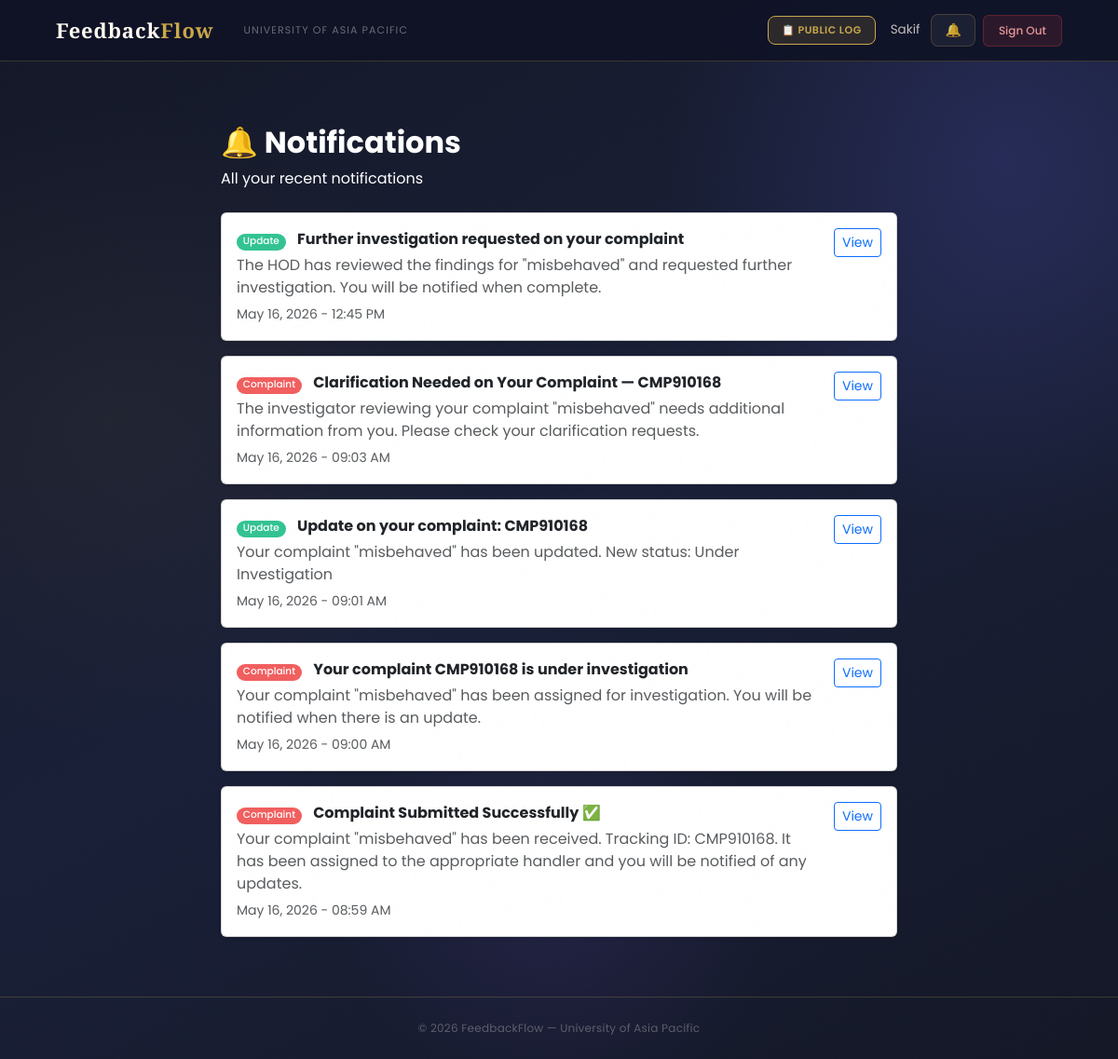
The page /notifications/ (signed in) on the database as committed earlier.
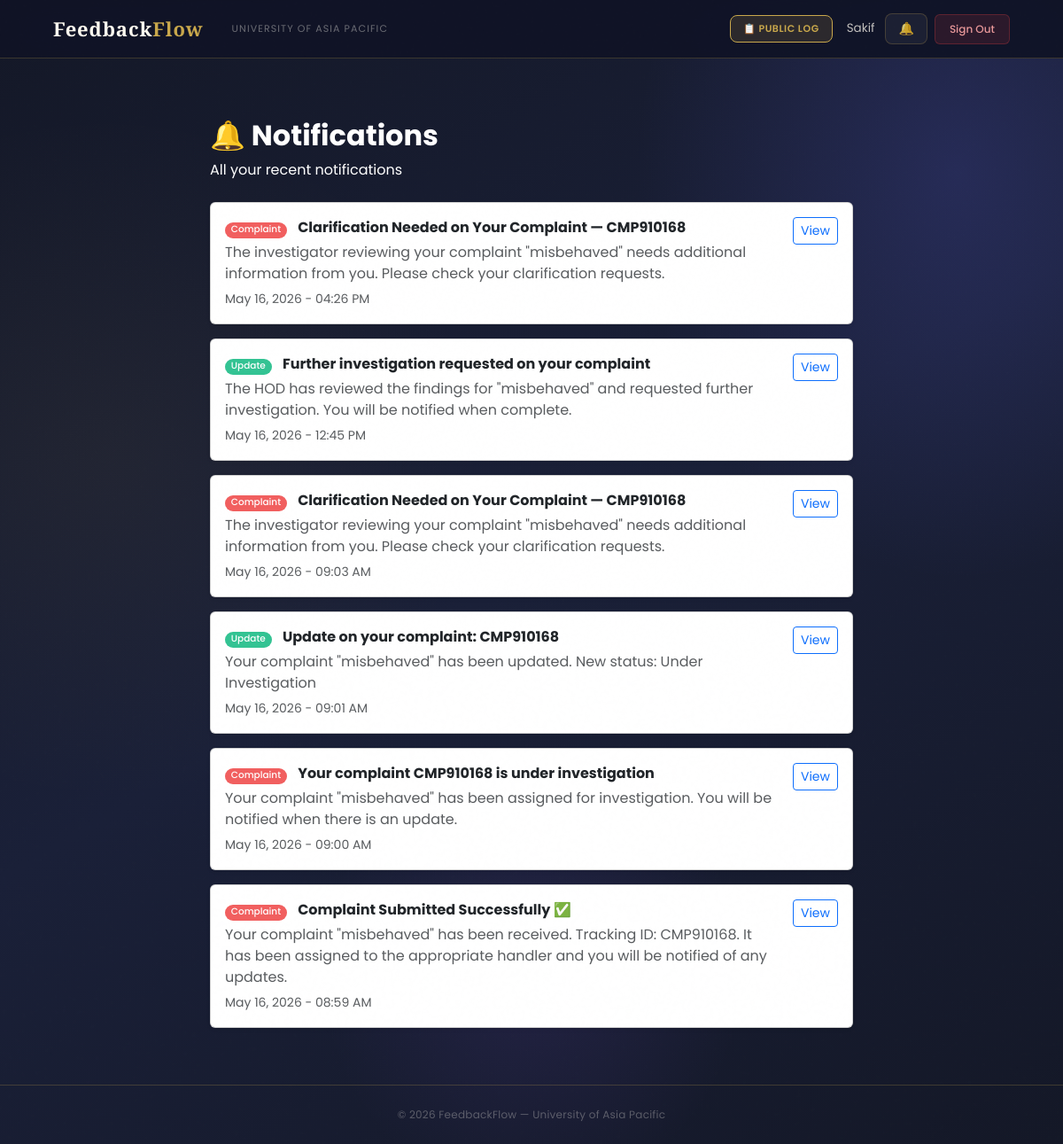
The same page on the database as committed later.
### users/models.py (models this page shows, shortened)
class Notification(models.Model):
    NOTIFICATION_TYPES = [
        ('complaint', 'Complaint'),
        ('appointment', 'Appointment'),
        ('update', 'Complaint Update'),
        ('feedback', 'Feedback'),
        ('announcement', 'Announcement'),
    ]
    recipient         = models.ForeignKey('User', on_delete=models.CASCADE, related_name='notifications')
    title             = models.CharField(max_length=200)
    message           = models.TextField()
    notification_type = models.CharField(max_length=20, choices=NOTIFICATION_TYPES)
    link              = models.CharField(max_length=200, blank=True, null=True)
    is_read           = models.BooleanField(default=False)
    created_at        = models.DateTimeField(auto_now_add=True)
    class Meta:
        ordering = ['-created_at']

### users/views.py (the view)
# urls.py: path('notifications/',                            views.notifications_view,     name='notifications'),
@login_required
def notifications_view(request):
    notifications = Notification.objects.filter(
        recipient=request.user
    ).order_by('-created_at')
    notifications.filter(is_read=False).update(is_read=True)
    return render(request, 'users/notifications.html', {
        'notifications': notifications,
        'page_title':    'Notifications',
    })

### users/context_processors.py (called while the page is built)
def notifications_count(request):
    if request.user.is_authenticated:
        from users.models import Notification, Announcement
        count = Notification.objects.filter(
            recipient=request.user,
            is_read=False
        ).count()
        active_announcements = []
        for ann in Announcement.objects.filter(is_active=True).order_by('-created_at')[:10]:
            if ann.is_visible_to(request.user):
                active_announcements.append(ann)
            if len(active_announcements) >= 3:
                break
        return {
            'unread_notifications_count': count,
            'active_announcements': active_announcements,
        }
    return {'unread_notifications_count': 0, 'active_announcements': []}

### users/models.py (called while the page is built)
    def get_short_name(self):
        return self.full_name.split()[0] if self.full_name else self.email

### users/templates/users/notifications.html (shortened to what this page needs)
{% extends 'users/base.html' %}
{% block content %}
<div class="container py-5" style="max-width: 750px;">
    <div class="mb-4">
        <h2 class="fw-bold" style="color:#ffffff;">🔔 Notifications</h2>
        <p class="text-white">All your recent notifications</p>
    </div>
    {% if notifications %}
        {% for notif in notifications %}
        <div class="card mb-3 shadow-sm {% if not notif.is_read %}border-primary{% endif %}">
            <div class="card-body d-flex justify-content-between align-items-start">
                <div>
                    {% if notif.notification_type == 'complaint' %}
                        {% if 'Advice' in notif.title %}
                            <span class="badge bg-info me-2">Advice</span>
                        {% elif 'Opinion' in notif.title %}
                            <span class="badge bg-secondary me-2">Opinion</span>
                        {% elif 'Issue' in notif.title %}
                            <span class="badge bg-warning text-dark me-2">Issue</span>
                        {% else %}
                            <span class="badge bg-danger me-2">Complaint</span>
                        {% endif %}
                    {% elif notif.notification_type == 'appointment' %}
                        <span class="badge bg-primary me-2">Appointment</span>
                    {% else %}
                        <span class="badge bg-success me-2">Update</span>
                    {% endif %}
                    <strong>{{ notif.title }}</strong>
                    <p class="text-muted mb-1 mt-1">{{ notif.message }}</p>
                    <small class="text-muted">{{ notif.created_at|date:"M d, Y - h:i A" }}</small>
                </div>
                {% if notif.link %}
                <a href="{% url 'mark_notification_read' notif.id %}" class="btn btn-sm btn-outline-primary ms-3">
                    View
                </a>
                {% endif %}
            </div>
        </div>
        {% endfor %}
    {% else %}
        <div class="text-center py-5">
            <p style="font-size: 60px;">🔔</p>
            <h5 class="text-muted">No notifications yet</h5>
            <p class="text-muted">You will be notified when something happens.</p>
        </div>
    {% endif %}
</div>
{% endblock %}

Rows that differ between the two databases and show on the page:
added Notification: notification_type "Complaint", title "Clarification Needed on Your Complaint — CMP910168", message "The investigator reviewing your complaint \"misbehaved\" needs additional information from you. Please check your clarification requests.", created_at "May 16, 2026 - 04:26 PM", shows "View"
